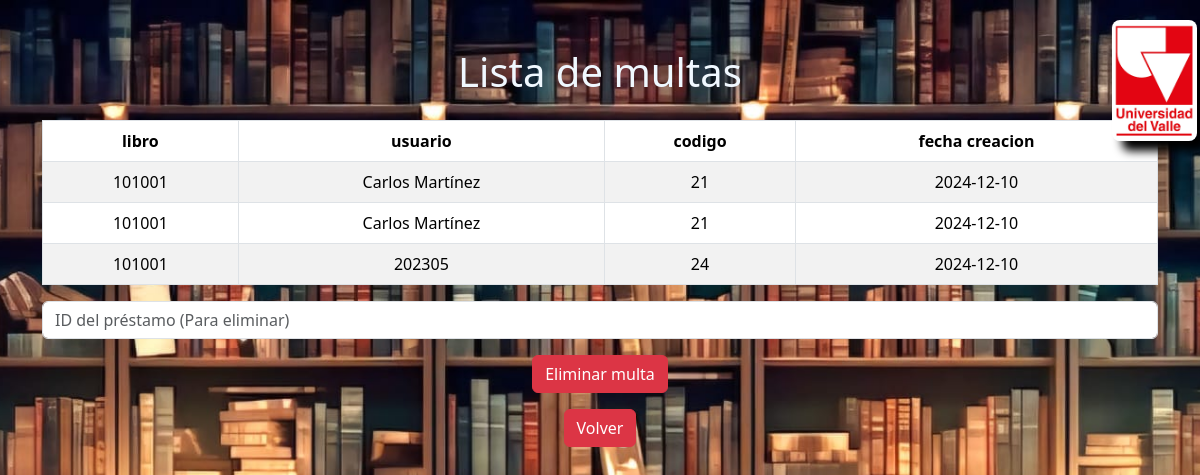
The page /consultarMulta on the database as committed earlier.
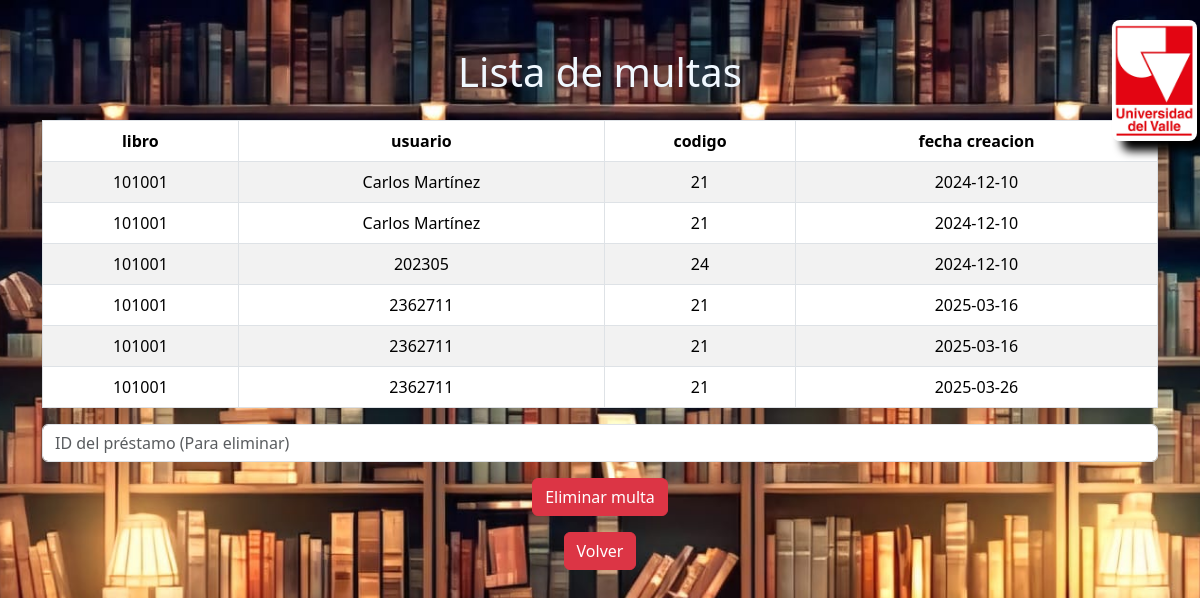
The same page on the database as committed later.
### models.py (models this page shows, shortened)
class Multa(db.Model):
    __tablename__ = 'multas'
    id = db.Column(db.Integer, primary_key=True)
    libro = db.Column(db.String(150), nullable=False)
    usuario = db.Column(db.String(150), nullable=False)
    codigo = db.Column(db.String(50), nullable=False)
    fecha_creacion = db.Column(db.Date)

### app.py (the view)
@app.route('/consultarMulta', methods=['GET', 'POST'])
def consultarMulta():
    multa = db.session.query(
        Multa.id.label('id'),
        Multa.libro.label('libro'),
        Multa.usuario.label('usuario'),
        Multa.codigo.label('codigo'),
        Multa.fecha_creacion.label('fecha_creacion')
    ).all()
    return render_template('consultarMulta.html', multa=multa)  #Aqui renderiza a la pagina de Consultar la multa.

### templates/consultarMulta.html (shortened to what this page needs)
<!DOCTYPE html>
<html lang="es">
<head>
    <link href="https://cdn.jsdelivr.net/npm/bootstrap@5.3.3/dist/css/bootstrap.min.css" rel="stylesheet">
    <link rel="stylesheet" href="{{ url_for('static', filename='css/style.css') }}">
</head>
<body class="background-image" style="background-image: url('static/images/libreria1.jpeg')">
    <div class="container mt-5">
        <div class="text-center">
            <h1 class="mb-4 " style="color: aliceblue;">Lista de multas</h1>
            <div class="table-responsive">
                <table class="table table-striped table-bordered">
                    <thead>
                        <tr>
                            <th>libro</th>
                            <th>usuario</th>
                            <th>codigo</th>
                            <th>fecha creacion</th>
                        </tr>
                    </thead>
                    <tbody>
                        {% for multa in multa %}
                        <tr>
                            <td>{{ multa.libro }}</td>
                            <td>{{ multa.usuario }}</td>
                            <td>{{ multa.codigo }}</td>
                            <td>{{ multa.fecha_creacion}}</td>
                        </tr>
                        {% endfor %}
                    </tbody>
                </table>
                <form action="{{ url_for('eliminarMulta') }}" method="POST">
                    <input type="number" class="form-control mb-3" name="codigo" placeholder="ID del préstamo (Para eliminar)" required>
                    <button type="submit" class="btn btn-danger">Eliminar multa</button>
                </form>
            </div>
            <a href="{{ url_for('index') }}" class="btn btn-danger mt-3">Volver</a>
        </div>
    </div>
    <img class="imagen" src="{{ url_for('static', filename='images/univalle.png') }}" alt="Logo Univalle">
</body>
</html>

### static/css/style.css (style rules this page uses)
body { background-size: cover; background-position: center; background-repeat: no-repeat; background-attachment: fixed; margin: 0; padding: 0; overflow-x: hidden; min-height: 100vh; }
.background-image { background-size: cover; background-position: center; background-repeat: no-repeat; background-attachment: fixed; margin: 0; padding: 0; overflow-x: hidden; min-height: 100vh; }
.imagen { position: absolute; top: 20px; right: 3px; width: 85px; height: auto; border-radius: 8px; box-shadow: 10px 10px 10px black; }

Rows that differ between the two databases and show on the page:
added Multa: libro "101001", usuario "2362711", codigo "21", fecha_creacion "2025-03-16"
added Multa: libro "101001", usuario "2362711", codigo "21", fecha_creacion "2025-03-16"
added Multa: libro "101001", usuario "2362711", codigo "21", fecha_creacion "2025-03-26"
